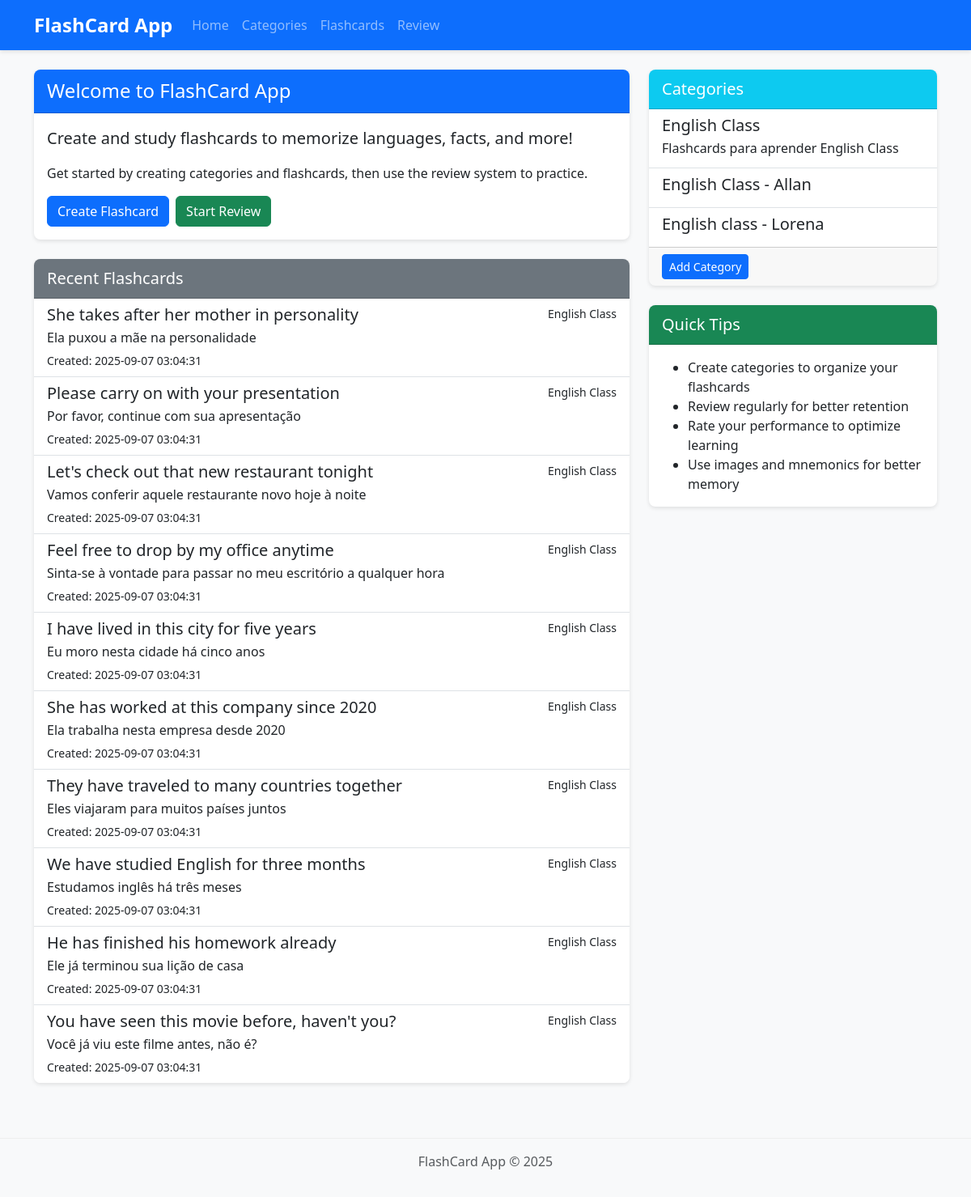
The page / on the database its author committed.
### tables this page shows
CREATE TABLE flashcards (
        id INTEGER PRIMARY KEY AUTOINCREMENT,
        category_id INTEGER,
        front_content TEXT NOT NULL,
        back_content TEXT NOT NULL,
        created_at TIMESTAMP DEFAULT CURRENT_TIMESTAMP,
        last_reviewed TIMESTAMP,
        review_count INTEGER DEFAULT 0,
        difficulty_level INTEGER DEFAULT 0,
        FOREIGN KEY (category_id) REFERENCES categories (id)
    );

CREATE TABLE categories (
        id INTEGER PRIMARY KEY AUTOINCREMENT,
        name TEXT NOT NULL UNIQUE,
        description TEXT
    );

### app.py (the view)
@app.route('/')
def index():
    categories = category_model.get_all_categories()
    recent_flashcards = flashcard_model.get_all_flashcards()
    return render_template('index.html',
                           categories=categories,
                           recent_flashcards=recent_flashcards[:10] if recent_flashcards else [])

### app.py (called while the page is built)
@app.context_processor
def inject_now():
    return {'now': datetime.datetime.now()}

### models.py (called while the page is built)
    def get_connection(self):
        conn = sqlite3.connect(self.db_path)
        conn.row_factory = sqlite3.Row  # This allows accessing columns by name
        return conn

    def close_connection(self, conn):
        if conn:
            conn.close()

    def get_all_categories(self):
        conn = self.db_manager.get_connection()
        cursor = conn.cursor()
        cursor.execute('SELECT * FROM categories ORDER BY name')
        categories = cursor.fetchall()
        self.db_manager.close_connection(conn)
        return categories

    def get_all_flashcards(self, category_id=None):
        conn = self.db_manager.get_connection()
        cursor = conn.cursor()
        if category_id:
            cursor.execute('''
                SELECT f.*, c.name as category_name
                FROM flashcards f
                LEFT JOIN categories c ON f.category_id = c.id
                WHERE f.category_id = ?
                ORDER BY f.created_at DESC
            ''', (category_id,))
        else:
            cursor.execute('''
                SELECT f.*, c.name as category_name
                FROM flashcards f
                LEFT JOIN categories c ON f.category_id = c.id
                ORDER BY f.created_at DESC
            ''')
        flashcards = cursor.fetchall()
        self.db_manager.close_connection(conn)
        return flashcards

### templates/index.html (shortened to what this page needs)
{% extends 'base.html' %}
{% block content %}
<div class="row">
    <div class="col-md-8">
        <div class="card mb-4">
            <div class="card-header bg-primary text-white">
                <h2 class="h4 mb-0">Welcome to FlashCard App</h2>
            </div>
            <div class="card-body">
                <p class="lead">Create and study flashcards to memorize languages, facts, and more!</p>
                <p>Get started by creating categories and flashcards, then use the review system to practice.</p>
                <div class="d-grid gap-2 d-md-flex justify-content-md-start">
                    <a href="{{ url_for('add_flashcard') }}" class="btn btn-primary">Create Flashcard</a>
                    <a href="{{ url_for('review') }}" class="btn btn-success">Start Review</a>
                </div>
            </div>
        </div>
        {% if recent_flashcards %}
        <div class="card">
            <div class="card-header bg-secondary text-white">
                <h3 class="h5 mb-0">Recent Flashcards</h3>
            </div>
            <div class="card-body p-0">
                <div class="list-group list-group-flush">
                    {% for card in recent_flashcards %}
                    <div class="list-group-item">
                        <div class="d-flex w-100 justify-content-between">
                            <h5 class="mb-1">{{ card.front_content }}</h5>
                            <small>{{ card.category_name or 'Uncategorized' }}</small>
                        </div>
                        <p class="mb-1">{{ card.back_content }}</p>
                        <small>Created: {{ card.created_at }}</small>
                    </div>
                    {% endfor %}
                </div>
            </div>
        </div>
        {% endif %}
    </div>
    <div class="col-md-4">
        <div class="card mb-4">
            <div class="card-header bg-info text-white">
                <h3 class="h5 mb-0">Categories</h3>
            </div>
            <div class="card-body p-0">
                <div class="list-group list-group-flush">
                    {% for category in categories %}
                    <a href="{{ url_for('list_flashcards', category_id=category.id) }}" class="list-group-item list-group-item-action">
                        <div class="d-flex w-100 justify-content-between">
                            <h5 class="mb-1">{{ category.name }}</h5>
                        </div>
                        <p class="mb-1">{{ category.description }}</p>
                    </a>
                    {% endfor %}
                </div>
            </div>
            <div class="card-footer">
                <a href="{{ url_for('add_category') }}" class="btn btn-sm btn-primary">Add Category</a>
            </div>
        </div>
        <div class="card">
            <div class="card-header bg-success text-white">
                <h3 class="h5 mb-0">Quick Tips</h3>
            </div>
            <div class="card-body">
                <ul class="mb-0">
                    <li>Create categories to organize your flashcards</li>
                    <li>Review regularly for better retention</li>
                    <li>Rate your performance to optimize learning</li>
                    <li>Use images and mnemonics for better memory</li>
                </ul>
            </div>
        </div>
    </div>
</div>
{% endblock %}

### templates/base.html (shortened to what this page needs)
<!DOCTYPE html>
<html lang="en">
<head>
    <link rel="stylesheet" href="https://cdn.jsdelivr.net/npm/bootstrap@5.3.0/dist/css/bootstrap.min.css">
    <link rel="stylesheet" href="{{ url_for('static', filename='css/style.css') }}">
</head>
<body>
    <nav class="navbar navbar-expand-lg navbar-dark bg-primary mb-4">
        <div class="container">
            <a class="navbar-brand" href="{{ url_for('index') }}">FlashCard App</a>
            <div class="collapse navbar-collapse" id="navbarNav">
                <ul class="navbar-nav me-auto">
                    <li class="nav-item">
                        <a class="nav-link" href="{{ url_for('index') }}">Home</a>
                    </li>
                    <li class="nav-item">
                        <a class="nav-link" href="{{ url_for('list_categories') }}">Categories</a>
                    </li>
                    <li class="nav-item">
                        <a class="nav-link" href="{{ url_for('list_flashcards') }}">Flashcards</a>
                    </li>
                    <li class="nav-item">
                        <a class="nav-link" href="{{ url_for('review') }}">Review</a>
                    </li>
                </ul>
            </div>
        </div>
    </nav>
    <div class="container">
        {% block content %}{% endblock %}
    </div>
    <footer class="mt-5 py-3 bg-light">
        <div class="container text-center">
            <p class="text-muted">FlashCard App &copy; {{ now.year }}</p>
        </div>
    </footer>
</body>
</html>

### static/css/style.css (style rules this page uses)
body { font-family: 'Segoe UI', Tahoma, Geneva, Verdana, sans-serif; background-color: #f8f9fa; color: #333; }
.card { border-radius: 8px; overflow: hidden; margin-bottom: 20px; border: none; box-shadow: 0 2px 5px rgba(0,0,0,0.1); }
.card-header { font-weight: 600; padding: 12px 16px; }
.navbar { box-shadow: 0 2px 5px rgba(0,0,0,0.1); }
.navbar-brand { font-weight: 700; font-size: 1.5rem; }
footer { margin-top: 3rem; border-top: 1px solid #eee; }

### rows shown on the page
flashcards: front_content "She takes after her mother in personality", name "English Class", back_content "Ela puxou a mãe na personalidade", created_at "2025-09-07 03:04:31"
flashcards: front_content "Please carry on with your presentation", name "English Class", back_content "Por favor, continue com sua apresentação", created_at "2025-09-07 03:04:31"
flashcards: front_content "Let's check out that new restaurant tonight", name "English Class", back_content "Vamos conferir aquele restaurante novo hoje à noite", created_at "2025-09-07 03:04:31"
flashcards: front_content "Feel free to drop by my office anytime", name "English Class", back_content "Sinta-se à vontade para passar no meu escritório a qualquer hora", created_at "2025-09-07 03:04:31"
flashcards: front_content "I have lived in this city for five years", name "English Class", back_content "Eu moro nesta cidade há cinco anos", created_at "2025-09-07 03:04:31"
flashcards: front_content "She has worked at this company since 2020", name "English Class", back_content "Ela trabalha nesta empresa desde 2020", created_at "2025-09-07 03:04:31"
flashcards: front_content "They have traveled to many countries together", name "English Class", back_content "Eles viajaram para muitos países juntos", created_at "2025-09-07 03:04:31"
flashcards: front_content "We have studied English for three months", name "English Class", back_content "Estudamos inglês há três meses", created_at "2025-09-07 03:04:31"
flashcards: front_content "He has finished his homework already", name "English Class", back_content "Ele já terminou sua lição de casa", created_at "2025-09-07 03:04:31"
flashcards: front_content "You have seen this movie before, haven't you?", name "English Class", back_content "Você já viu este filme antes, não é?", created_at "2025-09-07 03:04:31"
categories: name "English Class", description "Flashcards para aprender English Class"
categories: name "English Class - Allan"
categories: name "English class - Lorena"
